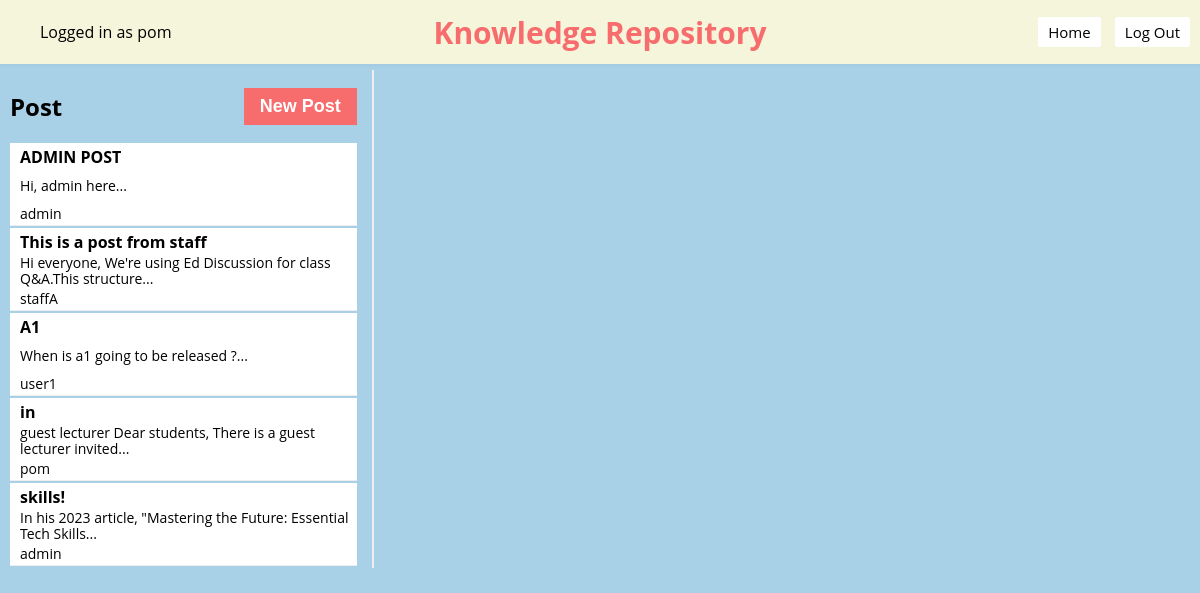
The app's page /knowledge-repository/6 (signed in), older data.
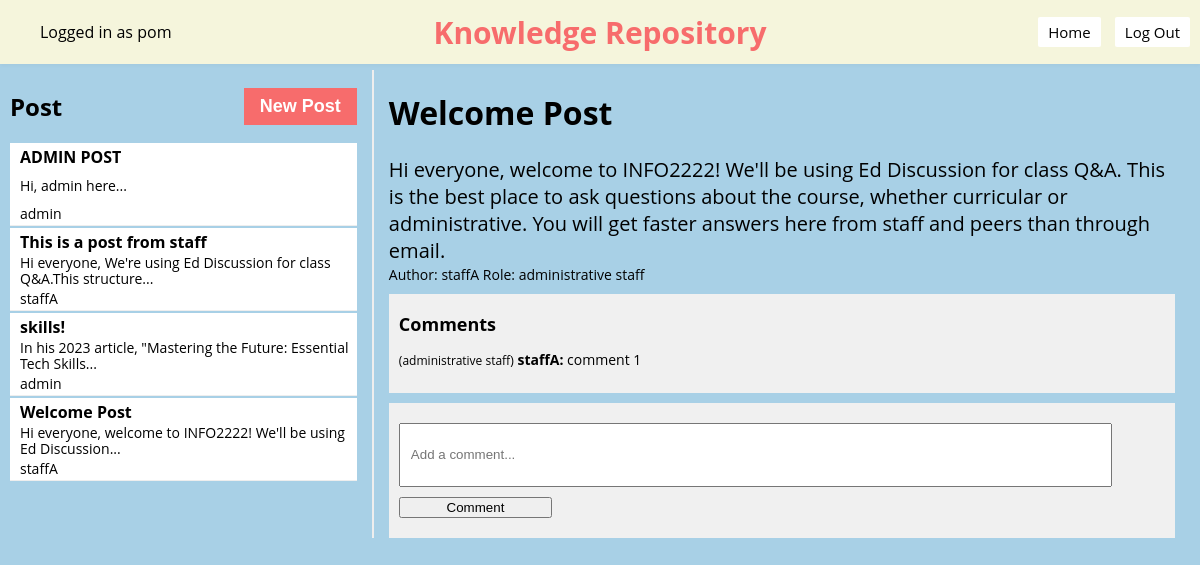
The same page, newer data.
### models.py (models this page shows)
class Base(DeclarativeBase):
    pass

class Article(Base):
    __tablename__ = "article"
    id: Mapped[int] = mapped_column(Integer, primary_key=True)
    title: Mapped[str] = mapped_column(String(100), nullable=False)
    content: Mapped[str] = mapped_column(Text, nullable=False)
    author_id: Mapped[int] = mapped_column(Integer, ForeignKey('user.username'), nullable=False)
    comments = relationship('Comment', backref='article', lazy='dynamic')
    user = relationship("User", foreign_keys=[author_id])

class User(Base):
    __tablename__ = "user"
    username: Mapped[str] = mapped_column(String, primary_key=True)
    password: Mapped[str] = mapped_column(String)
    salt: Mapped[str] = mapped_column(String)
    failed_attempts: Mapped[int] = mapped_column(Integer, default=0)
    lockout_until: Mapped[datetime] = mapped_column(DateTime, nullable=True)
    role: Mapped[RoleType] = mapped_column(Enum(RoleType), nullable=False)
    online: Mapped[bool] = mapped_column(Boolean, default=False)
    muted: Mapped[bool] = mapped_column(Boolean, default=False)

class Comment(Base):
    __tablename__ = "comment"
    id: Mapped[int] = mapped_column(Integer, primary_key=True)
    content: Mapped[str] = mapped_column(Text, nullable=False)
    article_id: Mapped[int] = mapped_column(Integer, ForeignKey('article.id'), nullable=False)
    author_id: Mapped[int] = mapped_column(Integer, ForeignKey('user.username'), nullable=False)
    author_role: Mapped[RoleType] = mapped_column(Enum(RoleType), nullable=False)
    user = relationship("User", foreign_keys=[author_id])

### app.py (the view)
@app.route("/knowledge-repository", defaults={'article_id': None})
@app.route("/knowledge-repository/<int:article_id>")
def knowledge_repository(article_id):
    username = session.get("username")
    if username is None:
        return redirect(url_for('login'))  # Redirect to login page
    articles = db.get_all_articles()
    selected_article = db.get_article(article_id) if article_id else None
    user = db.get_user(username)
    user_role = user.role.name if hasattr(user.role, 'name') else str(user.role)
    if selected_article:
        comments = db.get_comments(selected_article.id)
    else:
        comments = []
    if selected_article != None:
        author_role = db.get_user_role(selected_article.author_id)
    else:
        author_role = "student"
    return render_template('knowledge_repository.jinja', username=username, articles=articles, selected_article=selected_article, author_role=author_role, user_role=user_role, comments=comments)

### app.py (called while the page is built)
def csp_policy_string(policy_dict):
    return "; ".join([f"{key} {' '.join(val) if isinstance(val, list) else val}" for key, val in policy_dict.items()])

@app.after_request
def apply_csp(response):
    policy = {
    "default-src": "'self'",
    "script-src": [
        "'self'",
        "https://cdnjs.cloudflare.com",  # Allow scripts from CDN for Crypto-JS
        "https://cdn.jsdelivr.net",
        "'unsafe-inline'"
    ],
    "style-src": "'self' 'unsafe-inline'",  # Allows inline styles;
    "img-src": "'self'",
    "connect-src": "'self'",  # Restricts the URLs which can be loaded using script interfaces
    "font-src": "'self'",  # Fonts loading
    "object-src": "'none'",  # Prevents object, embed, and applet elements from rendering
    "frame-ancestors": "'none'"  # Protects against clickjacking
}
    response.headers['Content-Security-Policy'] = csp_policy_string(policy)
    return response

### db.py (called while the page is built)
def get_user(username: str):
    with Session(engine) as session:
        return session.get(User, username)

def get_all_articles():
    with Session(engine) as session:
        articles = session.query(Article).all()
        return articles

def get_article(article_id):
    with Session(engine) as session:
        return session.query(Article).filter(Article.id == article_id).first()

def get_comments(article_id):
    with Session(engine) as session:
        return session.query(Comment).filter(Comment.article_id == article_id).all()

def get_user_role(username):
    with Session(engine) as session:
        user = session.query(User).filter(User.username == username).first()
        if user:
            return user.role.value
        else:
            return None  # Return None if the user is not found

### templates/knowledge_repository.jinja (shortened to what this page needs)
{% extends 'base.jinja' %}
{% block content %}
<nav style="padding: 2px 0; overflow: auto;">
    <div style="float: left;">
        <ul>
            <li class="username" style="display: inline-block;">Logged in as {{ username }}</li>
        </ul>
    </div>
        <div style="text-align: center; position: absolute; left: 50%; transform: translateX(-50%);">
        <h1 style="margin: 0; font-size: 30px; color: #F76C6c; ">Knowledge Repository</h1>
    </div>
    <div style="float: right;">
        <ul>
            <li style="display: inline-block;"><button onclick="location.href='{{ url_for('home') }}'">Home</button></li>
            <button onclick="confirmLogout()">Log Out</button>
        </ul>
    </div>
</nav>
<div class="container">
    <div class="sidebar">
        <div class="sidebar-header">
            <h2>Post</h2>
            <button class="new-article" id="newArticleBtn">New Post</button>
        </div>
        {% for article in articles %}
            <div class="article-preview" onclick="location.href='{{ url_for('knowledge_repository', article_id=article.id) }}'">
                <h3 id="sidebar-title-{{ article.id }}">{{ article.title }}</h3>
                <p id="sidebar-content-{{ article.id }}" style="font-size: 14px; color: black; margin: 1px 0;">{{ article.content.split()[:10]|join(' ') }}...</p>
                <p style="font-size: 14px; color: black;margin: 1px 0;">{{ article.author_id }}</p>
            </div>
        {% endfor %}
        </div>
        <div class="main-content">
            {% if selected_article %}
            <h1 id="article-title-{{ selected_article.id }}">{{ selected_article.title }}</h1>
            <p id="article-content-{{ selected_article.id }}" style="font-size: 20px; color: black; ; margin: 1px 0;">{{ selected_article.content }}</p>
            <p style="font-size: 14px; color:black ; ; margin: 1px 0;">Author: {{ selected_article.author_id }} Role: {{ author_role }}</p>
            <div class="comments">
            <h3>Comments</h3>
            {% for comment in comments %}
                <div class="comment">
                    <p>
                    <span class="comment-role">({{ comment.author_role.value }})</span>
                    <span class="comment-author">{{ comment.author_id }}:</span>
                    <span class="comment-content">{{ comment.content }}</span>
                    </p>
                </div>
                {% else %}
                <p>No comments yet.</p>
                {% endfor %}
            </div>
            <div class="comments">
                <form id="comment-form" data-article-id="{{ selected_article.id }}">
                    <input type="text" name="content" placeholder="Add a comment..." required>
                    <button type="submit">Comment</button>
                </form>
            </div>
            {% endif %}
        </div>
    </div>
{% endblock %}

### templates/base.jinja (shortened to what this page needs)
<!DOCTYPE html>
<html>
    <head>
    </head>
    <body>
        {% block content %} {% endblock %}
    </body>
</html>

### templates/knowledge_repository.jinja (style rules this page uses)
html, body { margin: 0; padding: 0; width: 100%; height: 100%; display: flex; flex-direction: column; font-family: 'Open Sans', sans-serif; background-color: #A8D0E6; }
nav { position: absolute; width: 100%; height: 60px; background-color: beige; display: flex; justify-content: space-between; align-items: center; padding: 0 20px; box-shadow: 0 2px 4px rgba(0, 0, 0, 0.03); overflow: hidden; }
h2 { font-family: 'Open Sans', sans-serif; }
h3 { font-family: 'Open Sans', sans-serif; color: black; font-size: 18px; margin: 8px 0; }
p { font-family: 'Open Sans', sans-serif; color: black; font-size: 14px; }
.container { margin-top: 60px; display: flex; justify-content: space-between; padding: 10px; }
.sidebar { overflow: auto; width: 30%; border-right: 2px solid #eee; padding-right: 15px; }
.sidebar-header { display: flex; align-items: center; justify-content: space-between; }
.article-preview { cursor: pointer; padding: 1px; border-bottom: 1px solid #eee; height: 80px; display: flex; flex-direction: column; justify-content: space-between; overflow: hidden; background: #fff; margin-bottom: 2px; padding-left: 5px; }
.article-preview h3 { margin-top: 2px; font-size: 16px; overflow: hidden; text-overflow: ellipsis; margin-bottom: 0px; white-space: nowrap; padding-left: 5px; }
.article-preview p { margin-top: 0px; line-height: 1.2; font-size: 14px; cursor: pointer; border-bottom: 0px solid #eee; overflow: hidden; text-overflow: ellipsis; padding-left: 5px; padding-right: 5px; }
.main-content { width: 68%; padding-left: 15px; padding-right: 15px; }
.comments { margin-top: 10px; background-color: #f0f0f0; padding: 10px; overflow-y: auto; // Enable vertical scrolling }
.comment { margin-bottom: 10px; }
nav button { font-family: 'Open Sans', sans-serif; padding: 5px 10px; background-color: white; color: black; border: none; border-radius: 2px; cursor: pointer; text-align: center; text-decoration: none; display: inline-block; margin-right: 10px; font-size: 15px; transition: background-color 0.3s, color 0.3s; }
.new-article { padding: 8px 16px; background-color: #F76C6c; color: white; border: none; cursor: pointer; font-size: 18px; font-weight: bold; transition: background-color 0.2s; }
form { width: 100%; display: flex; flex-direction: column; align-items: left; }
form input[type="text"] { margin-top: 10px; width: 90%; padding: 10px; height: 40px; }
form button { margin-top: 10px; margin-bottom: 10px; width: 20%; }
.comment p { font-size: 14px; color: black; }
.comment .comment-role { font-size: 12px; color: black; }
.comment .comment-author { font-size: 14px; font-weight: bold; }
.comment .comment-content { font-size: 14px; }

Row changes from the older to the newer data that the page shows:
removed Article: title "A1", content.split "When is a1 going to be released ?", author_id "user1"
removed Article: title "in", content.split "guest lecturer Dear students, There is a guest lecturer invited", author_id "pom"
now on this page (row edited): User: username "pom"
added Article: title "Welcome Post", content.split "Hi everyone, welcome to INFO2222! We'll be using Ed Discussion", author_id "staffA", content "Hi everyone, welcome to INFO2222! We'll be using Ed Discussion for class Q&A. This is the best place to ask questions about the course, whether curricular or administrative. You will get faster answers here from staff and peers than through email."
now on this page (row edited): Comment: author_role.value "administrative staff", author_id "staffA", content "comment 1"
Text that changed along with them:
{{ author_role }}: (not shown) → "administrative staff"
{{ username }}: "pom" → (not shown)
text now shown: "Author: Role: Comments Comment"
